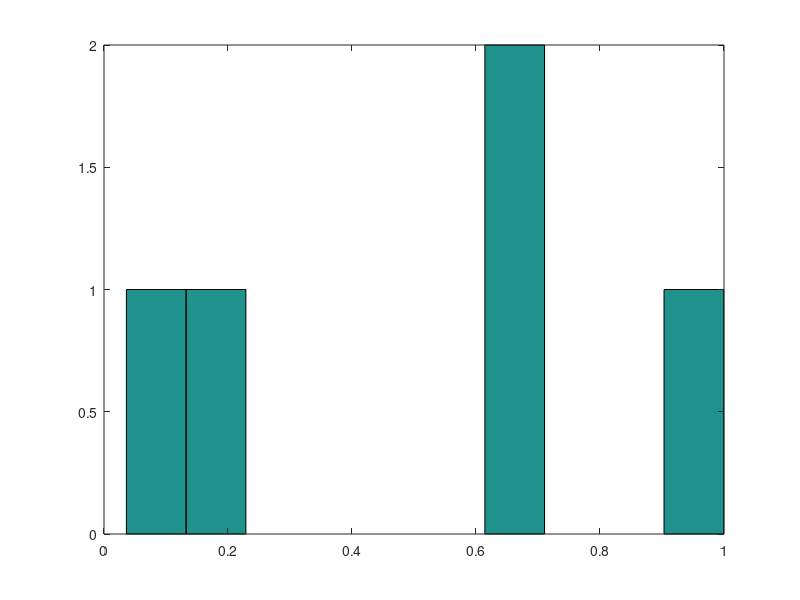

MATLAB code to generate this figure:
% compare pairs of trnd distributions and do K-S tests, to make sure that
% we always get null

N = input(' Enter the number of voxels: ');
df = input(' Enter the d.f. of the sample: ');
iter = input(' Enter the number of Monte Carlo iterations: ');

vola = trnd(df,N,1);

ks_res = zeros(iter,2);

for i = 1:iter
    
volb = trnd(df,N,1);

[x, y] = kstest2(vola,volb);

ks_res(i,1) = x;
ks_res(i,2) = y;

end

ks_95 = prctile(ks_res(:,2),5);

ks_sig = sum(ks_res(:,1)) / iter;

figure
hist(ks_res(:,2),10);